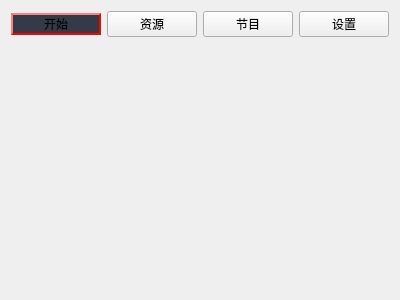
<?xml version="1.0" encoding="UTF-8"?>
<ui version="4.0">
 <class>Widget</class>
 <widget class="QWidget" name="Widget">
  <property name="geometry">
   <rect>
    <x>0</x>
    <y>0</y>
    <width>400</width>
    <height>300</height>
   </rect>
  </property>
  <property name="windowTitle">
   <string>Widget</string>
  </property>
  <layout class="QVBoxLayout" name="verticalLayout_2">
   <item>
    <layout class="QVBoxLayout" name="verticalLayout">
     <item>
      <layout class="QHBoxLayout" name="horizontalLayout">
       <item>
        <widget class="QPushButton" name="btn_startMenu">
         <property name="styleSheet">
          <string notr="true">background-color: rgb(52, 58, 72); 
border-width: 2px;
border-style: outset;
border-color: rgb(255, 0, 0);</string>
         </property>
         <property name="text">
          <string>开始</string>
         </property>
        </widget>
       </item>
       <item>
        <widget class="QPushButton" name="btn_resourceMenu">
         <property name="text">
          <string>资源</string>
         </property>
        </widget>
       </item>
       <item>
        <widget class="QPushButton" name="btn_programMenu">
         <property name="text">
          <string>节目</string>
         </property>
        </widget>
       </item>
       <item>
        <widget class="QPushButton" name="btn_settingMenu">
         <property name="text">
          <string>设置</string>
         </property>
        </widget>
       </item>
      </layout>
     </item>
     <item>
      <spacer name="verticalSpacer">
       <property name="orientation">
        <enum>Qt::Vertical</enum>
       </property>
       <property name="sizeHint" stdset="0">
        <size>
         <width>20</width>
         <height>208</height>
        </size>
       </property>
      </spacer>
     </item>
    </layout>
   </item>
  </layout>
 </widget>
 <layoutdefault spacing="6" margin="11"/>
 <resources/>
 <connections/>
</ui>
